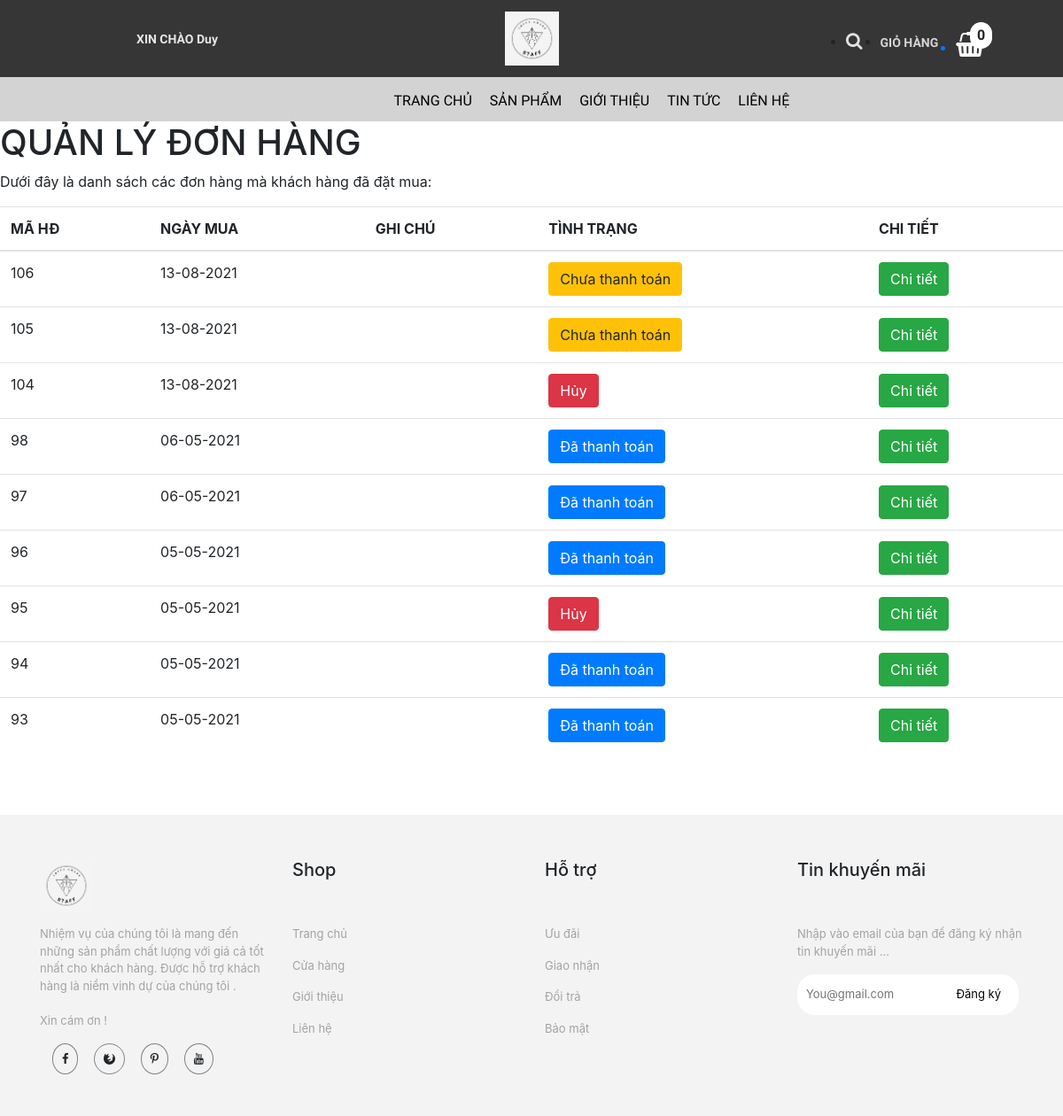
/trang-chinh/lichsu.php (signed in), run on an earlier commit of the app's database.
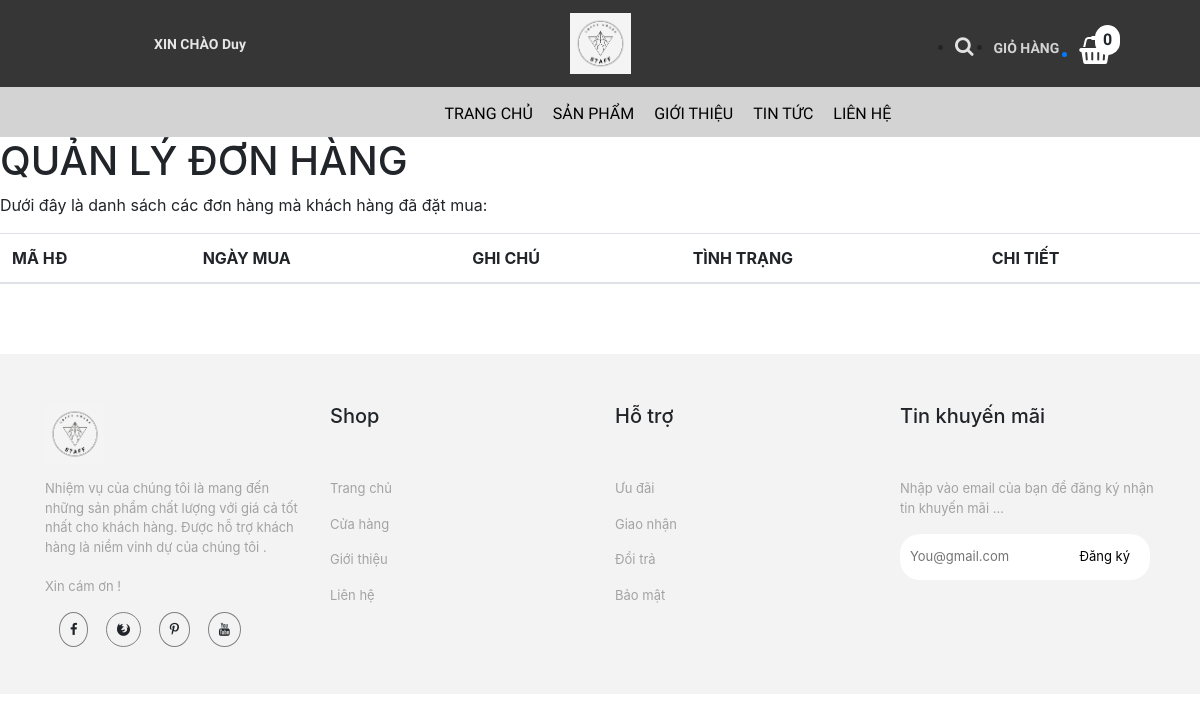
And on a later commit of the database.
### tables this page shows
CREATE TABLE `hoa_don` (
  `ma_hd` int(11) NOT NULL,
  `ngay_mua` varchar(20) NOT NULL,
  `ghi_chu` varchar(50) NOT NULL,
  `tinh_trang` varchar(20) NOT NULL DEFAULT '0',
  `ma_kh` varchar(50) NOT NULL
);

### trang-chinh/dao/pdo.php (called while the page is built, shortened)
<?php
    function pdo_get_connection(){
        $pdo = new PDO("mysql:host=localhost;dbname=bigshoes",'root','');
        $pdo->setAttribute(PDO::ATTR_ERRMODE, PDO::ERRMODE_EXCEPTION);
        return $pdo;
    }
    function pdo_query($sql){
        $sql_args = array_slice(func_get_args(),1);
        try{
            $conn = pdo_get_connection();
            $stmt = $conn ->prepare($sql);
            $stmt -> execute($sql_args);
            $rows = $stmt -> fetchAll();
            return $rows;
        }catch(PDOException $e){
            throw $e;
        }finally{
            unset($conn);
        }
    }
    ?>

### trang-chinh/dao/hoa-don.php (called while the page is built, shortened)
<?php
    require_once ('pdo.php');
    function hoa_don_select_by_makh($ma_kh){
        $sql = "SELECT * FROM hoa_don WHERE ma_kh=? ORDER BY ma_hd DESC";
        return pdo_query($sql,$ma_kh);
    }
?>

### trang-chinh/lichsu.php (the view, shortened to what this page needs)
<!DOCTYPE html>
<html lang="en">
<head>
    <link rel="stylesheet" href="https://maxcdn.bootstrapcdn.com/bootstrap/4.0.0/css/bootstrap.min.css">
    <link rel="stylesheet" href="../../bigshoes/css/lien-he/products.css">
    <link rel="stylesheet" href="../../bigshoes/css/chi-tiet-sp/products.css">
    <link rel="stylesheet" href="../../bigshoes/css/chi-tiet-sp/plugin/css/owl.carousel.min.css">
    <link rel="stylesheet" href="../../bigshoes/css/chi-tiet-sp/plugin/css/owl.theme.default.min.css">
    <link rel="stylesheet" href="https://cdnjs.cloudflare.com/ajax/libs/font-awesome/4.7.0/css/font-awesome.min.css">
</head>
<body>
    <div class="container-fluid">
        <div class="row">
            <div class="col-md-4" style="background-color: rgb(54, 54, 54);text-align: center">
                <div class="login">
                  <?php
                    if(!isset($_SESSION['user'])){
                  ?>
                  <a href="../../bigshoes/tai-khoan/dang-nhap.php"><p><strong>ĐĂNG NHẬP / ĐĂNG KÍ</strong></p></a>
                    <?php }else{ ?>
                  <a href="../../bigshoes/tai-khoan/thong-tin-tk.php"><p><strong>XIN CHÀO <?=$_SESSION['user']['ho_ten']?></strong></p></a>
                  <?php } ?>
                </div>
            </div>
            <div class="col-md-4" style="background-color: rgb(54, 54, 54);text-align: center">
                <div class="logo">
                <a href="index.php"><img src="../css/trang-chu/img/logo11.png" alt="anh"></a>
                </div>
            </div>
            <div class="col-md-4" style="background-color: rgb(54, 54, 54);text-align: center">
                <div class="giohang" style = "position: reletive;">
                    <?php
                            $sll = 0;
                        ?>
                    <span style = "position: absolute;padding:3px 8px;background-color:#fff;border-radius:50px;left:295px;top:25px;" ><?=$sll?></span>
                <ul>
                        <li><i class="fa fa-search" style="font-size:20px;color:rgb(226, 226, 226)"></i></li>
                        <li><p style="color: rgb(212, 212, 212);font-size: 14px;">GIỎ HÀNG</p></li>
                       <a href="danh-sach-gio-hang.php"><li><i class="fa fa-shopping-basket" style="font-size:28px;color:rgb(255, 255, 255)"></i></li></a>
                    </ul>
                </div>
            </div>
        </div>
    </div>
    <div class="container-fluid">
        <div class="row">
            <div class="col-md-12" style="background-color: rgb(211, 211, 211);">
                <div class="nav">
                    <ul>
                        <li><a href="index.php">TRANG CHỦ</a></li>
                        <li><a href="danh-sach-sp.php">SẢN PHẨM</a></li>
                            <li><a href="gioi-thieu.php">GIỚI THIỆU</a></li>
                            <li><a href="tin-tuc.php">TIN TỨC</a></li>
                            <li><a href="lien-he.php">LIÊN HỆ</a></li>
                    </ul>
                </div>
            </div>
        </div>
    </div>
        <div id="page-wrapper">
		  <div class="header">
                        <div class="page-header">
                            <h1>QUẢN LÝ ĐƠN HÀNG</h1>
                            <p>Dưới đây là danh sách các đơn hàng mà khách hàng đã đặt mua: </p>
                            <?php
                                require_once ('../trang-chinh/dao/hoa-don.php');
                                $ma_kh= $_SESSION['user']['ma_kh'];
                                $items = hoa_don_select_by_makh($ma_kh);
                            ?>
                            <table class="table table-hover">
                                <thead>
                                  <tr>
                                    <th>MÃ HĐ</th>
                                    <th>NGÀY MUA</th>
                                    <th>GHI CHÚ</th>
                                    <th>TÌNH TRẠNG</th>
                                    <th>CHI TIẾT</th>
                                  </tr>
                                </thead>
                                <tbody>
                                <?php foreach($items as $item){
                                     extract($item);
                                    ?>
                                  <tr>
                                    <td><?=$ma_hd?></td>
                                    <td><?=$ngay_mua?></td>
                                    <td><?=$ghi_chu?></td>
                                    <td>
                                        <a href="chinhsuadon.php?ma_hd=<?=$ma_hd?>">
                                        <?php
                                            if($tinh_trang == 0){
                                                echo '<button class="btn btn-warning name="thanh_toan">';
                                                echo "Chưa thanh toán";
                                            }
                                            else if($tinh_trang == 1){
                                                echo '<button class="btn btn-primary name="thanh_toan">';
                                                echo "Đã thanh toán ";
                                            }
                                            else   {
                                                echo '<button class="btn btn-danger name ="thanh_toan">';
                                                echo "Hủy";
                                            }
                                        ?>
                                        </button></a>
                                    </td>
                                    <td><a href="lichsu-chitiet.php?ma_hd=<?=$ma_hd?>&ma_kh=<?=$ma_kh?>"><button class="btn btn-success">Chi tiết</button></a></td>
                                  </tr>
                                <?php } ?>
                                </tbody>
                              </table>
                        </div>
		</div>
            </div>
    <div class="container-fluid now2" style="margin-top: 70px;">
        <div class="row">
            <div class="container" style="margin-top: 50px;">
                <div class="row">
                    <div class="col-md-3">
                        <div class="fo">
                        <img src="../css/trang-chu/img/logo11.png" alt="" style ="width:60px;">
                        </div>
                    </div>
                    <div class="col-md-3">
                        <div class="fo">
                            <h5>Shop</h5>
                        </div>
                    </div>
                    <div class="col-md-3">
                        <h5>Hỗ trợ</h5>
                    </div>
                    <div class="col-md-3">
                        <h5>Tin khuyến mãi</h5>
                    </div>
                </div>
                <div class="row" style="margin-top: 0px;">
                    <div class="col-md-3">
                        <div class="fo">
                            <ul>
                                <li>
                                    <p>
                                    Nhiệm vụ của chúng tôi là mang đến những sản phẩm chất lượng với giá cả tốt nhất cho khách hàng. Được hỗ trợ khách hàng là niềm vinh dự của chúng tôi . <br><br>
                                    Xin cám ơn !
                                </p>
                                </li>
                                <li><i class="fa fa-facebook "></i>
                                    <i class="fa fa-firefox"></i>
                                    <i class="fa fa-pinterest-p"></i>
                                    <i class="fa fa-youtube"></i>
                                </li>
                            </ul>
                        </div>
                    </div>
                    <div class="col-md-3">
                        <div class="fo">
                            <ul>
                                <li>
                                    <p>Trang chủ</p>
                                </li>
                                <li>
                                    <p>Cửa hàng</p>
                                </li>
                                <li>
                                    <p>Giới thiệu</p>
                                </li>
                                <li>
                                    <p>Liên hệ</p>
                                </li>
                            </ul>
                        </div>
                    </div>
                    <div class="col-md-3">
                        <div class="fo">
                            <ul>
                                <li>
                                    <p>Ưu đãi</p>
                                </li>
                                <li>
                                    <p>Giao nhận</p>
                                </li>
                                <li>
                                    <p>Đổi trả</p>
                                </li>
                                <li>
                                    <p>Bảo mật</p>
                                </li>
                            </ul>
                        </div>
                    </div>
                    <div class="col-md-3">
                        <div class="fo">
                            <ul>
                                <li>
                                    <p>Nhập vào email của bạn để đăng ký nhận tin khuyến mãi ...</p>
                                </li>
                                <li>
                                    <input type="text" placeholder="You@gmail.com">
                                    <a href="#">Đăng ký</a>
                                </li>
                            </ul>
                        </div>
                    </div>
                </div>
            </div>
        </div>
</body>
</html>

### css/lien-he/products.css (style rules this page uses)
* { margin: 0px; padding: 0px; box-sizing: border-box; }
.login p { margin-top: 34px; color: rgb(230, 230, 230); font-size: 14px; font-family: 'Roboto Condensed', sans-serif; }
.logo { padding: 13px; }
.logo img { width: 61px; }
.nav { position: relative; width: 100%; height: 50px; background-color: rgb(211, 211, 211); font-family: 'Roboto Condensed', sans-serif; }
.nav ul { position: absolute; top: 0; left: 31.5%; }
.nav ul li { float: left; list-style: none; margin-left: 20px; font-family: 'Roboto Condensed', sans-serif; font-size: 16px; margin-top: 15px; }
.giohang { font-weight: 600; margin-left: 120px; font-family: 'Roboto Condensed', sans-serif; }
.giohang ul li { float: left; margin-left: 20px; margin-top: 20px; }
.fo ul li { margin-top: 15px; list-style: none; font-size: 13px; }
.fo img { width: 100px; }
.fo ul li i { margin-left: 14px; border: solid 1px gray; padding: 10px; border-radius: 100%; }
.fo ul li p { color: rgb(163, 163, 163); }
.fo ul li input { padding: 13px 10px; width: 250px; border: none; border-radius: 20px; }
.fo ul li a { position: absolute; top: 83px; right: 40px; color: black; }
.now2 { width: 100%; height: 340px; background-color: rgb(243, 243, 243); position: relative; }

### css/chi-tiet-sp/products.css (style rules this page uses)
* { margin: 0px; padding: 0px; box-sizing: border-box; }
.login p { margin-top: 34px; color: rgb(230, 230, 230); font-size: 14px; font-family: "Roboto Condensed", sans-serif; }
.logo { padding: 13px; }
.logo img { width: 61px; }
.nav { position: relative; width: 100%; height: 50px; background-color: rgb(211, 211, 211); font-family: "Roboto Condensed", sans-serif; }
.nav ul { position: absolute; top: 0; left: 35%; }
.nav ul li { float: left; list-style: none; margin-left: 20px; font-family: "Roboto Condensed", sans-serif; font-size: 16px; margin-top: 15px; }
.nav ul li a { text-decoration: none; color: black; }
.giohang { font-weight: 600; margin-left: 120px; font-family: "Roboto Condensed", sans-serif; }
.giohang ul li { float: left; margin-left: 20px; margin-top: 20px; }
.fo ul li { margin-top: 15px; list-style: none; font-size: 13px; }
.fo img { width: 100px; }
.fo ul li i { margin-left: 14px; border: solid 1px gray; padding: 10px; border-radius: 100%; }
.fo ul li p { color: rgb(163, 163, 163); }
.fo ul li input { padding: 13px 10px; width: 250px; border: none; border-radius: 20px; }
.fo ul li a { position: absolute; top: 83px; right: 40px; color: black; }
.now2 { width: 100%; height: 340px; background-color: rgb(243, 243, 243); position: relative; }

What changed in the data, as far as the page shows it:
removed hoa_don: ma_hd "106", ngay_mua "13-08-2021", tinh_trang "Chưa thanh toán"
removed hoa_don: ma_hd "105", ngay_mua "13-08-2021", tinh_trang "Chưa thanh toán"
removed hoa_don: ma_hd "104", ngay_mua "13-08-2021", tinh_trang "Hủy"
removed hoa_don: ma_hd "98", ngay_mua "06-05-2021", tinh_trang "Đã thanh toán"
removed hoa_don: ma_hd "97", ngay_mua "06-05-2021", tinh_trang "Đã thanh toán"
removed hoa_don: ma_hd "96", ngay_mua "05-05-2021", tinh_trang "Đã thanh toán"
removed hoa_don: ma_hd "95", ngay_mua "05-05-2021", tinh_trang "Hủy"
removed hoa_don: ma_hd "94", ngay_mua "05-05-2021", tinh_trang "Đã thanh toán"
removed hoa_don: ma_hd "93", ngay_mua "05-05-2021", tinh_trang "Đã thanh toán"
